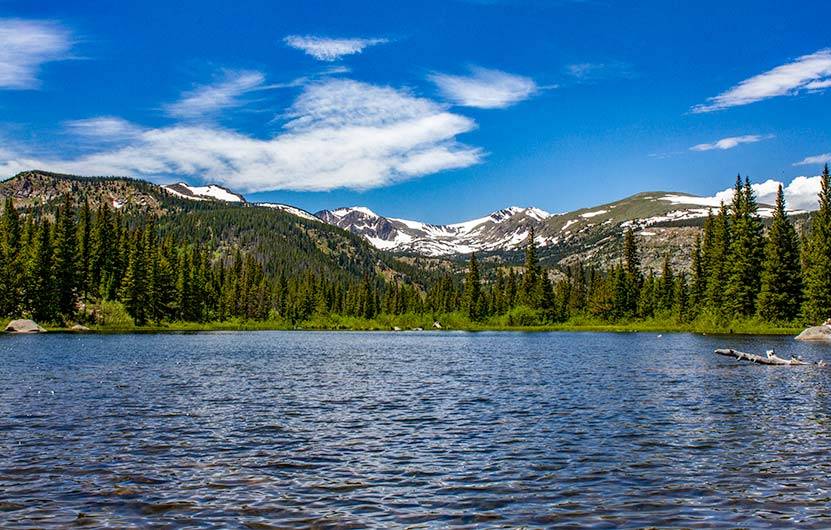
#> input picture Run/test_image.jpg, 831 x 530 px
$ python script.py
#> lines starting #> are read from the running program, lines starting #| are printed output that depends on the picture; after the words box and inside, x2 and y2 are one past the last pixel; in counts of white or black regions, pixels touching at a corner belong together
import cv2
import pandas as pd
import numpy as np
from sklearn.cluster import KMeans
from math import sqrt


def fetch_pixels(file):
    """Method returns RGB values for every pixel in the input image file"""
    # Reads image using Open-CV
    image = cv2.imread(file)
    # Finds the height and width of the image in pixels
    height, width = image.shape[:2]
    rgb_list = []
    # Finds the RGB values of each pixel in the image
    for x in range(width):
        for y in range(height):
            pixel = list()
            # R value
            pixel.append(image[y, x, 2])
            # G value
            pixel.append(image[y, x, 1])
            # B value
            pixel.append(image[y, x, 0])
            rgb_list.append(pixel)
    # Returns list of all RGB values
    return rgb_list


def fetch_cluster_centers(file_name, k):
    """Method returns the major colours in the image by performing K-Means clustering on the rgb values of the pixels"""
    # Fetch RGB values for all pixels in the image
    rgb = fetch_pixels(file_name)
#> in fetch_pixels, image is the input picture: shape (530, 831, 3); mean B, G, R 138.3, 112, 75.5
#> after the loop in fetch_pixels, `for x in range(width):`: rgb_list = 440430 items
#> rgb = 440430 items
    # Convert to dataframe to be used in SciKitLearn
    df = pd.DataFrame(rgb)
#> df = table of 440430 rows and 3 columns
    # Defining the clustering model
    cluster_model = KMeans(n_clusters=k)
    cluster_model.fit(df)
    # Centroids of the clusters
    cluster_centers = cluster_model.cluster_centers_
    new_cluster_centers = []
    # Rounding off the centroid values to nearest integer
    for center in cluster_centers:
        new_center = []
        for value in center:
            new_center.append(int(round(value)))
        new_cluster_centers.append(new_center)
    return new_cluster_centers


def dist(p1, p2):
    """Method returns the Euclidean distance between two points (RGB tuples)"""
    return sqrt((p1[0] - p2[0])**2 + (p1[1] - p2[1])**2 + (p1[2] - p2[2])**2)


def fetch_colors():
    """Method returns dict of colours and RGB tuples for available colours in CSS3"""
    # CSV file containing colour names and RGB values for 864 recognized colour names
    filename = r'colors.csv'
    columns = ['color', 'name', 'hex', 'r', 'g', 'b']
    data = pd.read_csv(filename, names=columns)
    color_dict = {}
    # Separating out the colour names and RGB values to lists
    colors = data.loc[:, 'name'].to_list()
    r = data.loc[:, 'r'].to_list()
    g = data.loc[:, 'g'].to_list()
    b = data.loc[:, 'b'].to_list()
    rgb_list = list(zip(r, g, b))
    # Creating a look-up table with colour names and corresponding RGB values
    for i in range(len(colors)):
        color_dict[colors[i]] = rgb_list[i]
    return color_dict


def fetch_nearest_color(rgb_color):
    """Method fetches the nearest colour to the input RGB value and returns the name from available CSS3 colours"""
    # Fetches look-u[ table
    colors = fetch_colors()
    # Initializing the colour and distance to that of Amber because I like Amber :p
    dis = dist(rgb_color, colors['Amber'])
    color = 'Amber'
    # Iterating over every colour in the look-up table and finding the closest colour to the input RGB value
    for color_name, rgb_value in colors.items():
        if dist(rgb_color, rgb_value) < dis:
            dis = dist(rgb_color, rgb_value)
            color = color_name
    # Returning the nearest colour
    return color


def create_palette(colors, file_name):
    """Creates another image with a colour palette on the side with the colours"""
    test_image = cv2.imread(file_name)
    height, width = test_image.shape[:2]
    # Create a black background with width 1.1 times the original image
    new_image = np.ones((height, round(1.1*width), 3), np.uint8)
    # Pastes the original image on top of the black background
    new_image[0:height, 0:width] = test_image
    # No of colours needed in the palette
    n = len(colors)
    # Height of each block
    height_block = round(height/n)
    # Horizontal start of each block
    width_block_start = width
    # Horizontal end of each block
    width_block_end = new_image.shape[1]
    # Loop to print every block
    for i in range(n):
        # Co-ordinates for the left top of each block
        x1, y1 = width_block_start, height_block*i
        # Co-ordinates for the right bottom of each block
        x2, y2 = width_block_end, height_block*(i+1)
        # Creates the block
        cv2.rectangle(new_image, (x1, y1), (x2, y2), tuple(colors[i][::-1]), -1)
    # Save new image file
    cv2.imwrite('output.jpg', new_image)


if __name__ == '__main__':
    # Path to image in JPEG format
    image_file = r'test_image.jpg'
    # Number of colours the script has to fetch
    no_of_colors = 8
    # Fetch the RGB values of colours after clustering
    major_colors = fetch_cluster_centers(image_file, no_of_colors)
    # Sort list based on size of clusters
    major_colors.sort(key=len, reverse=True)
    # Print name of nearest available colour in CSS3 list
    for item in major_colors:
        print(fetch_nearest_color(item), tuple(item))
#> this loop made 8 passes; (reads Run/colors.csv from the repository)
    # Create colour palette
    create_palette(major_colors, image_file)
#> in create_palette, `new_image[0:height, 0:width] = test_image`:
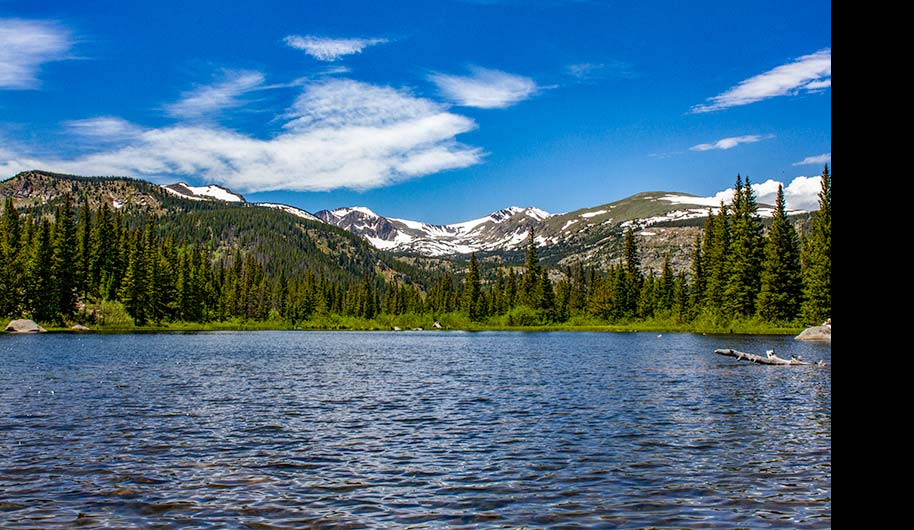
#> new_image: shape (530, 914, 3); mean B, G, R 125.8, 101.9, 68.8
#> after the loop in create_palette, `for i in range(n):`:
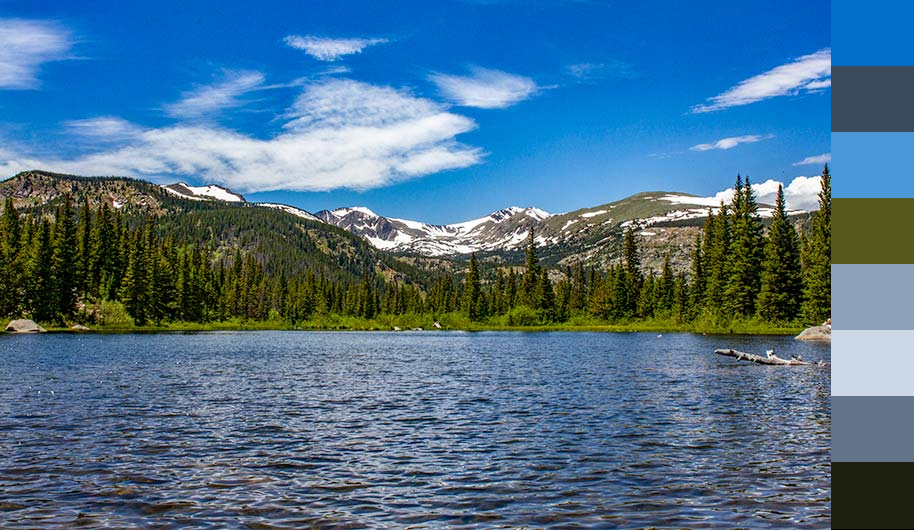
#> new_image: shape (530, 914, 3); 9.06% of pixels changed, all inside (x1, y1, x2, y2) = (831, 0, 914, 529)
